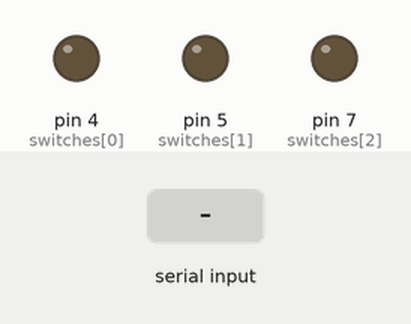
A sketch run on a simulated Arduino Uno, built with avr-gcc and run on an emulated ATmega328P. Shown: output pins drawn as LEDs (lit = HIGH). Inputs (shaded band) come from the test bench.

Above: at 2.0 s.
2.1 s: "1" received over Serial
At 3.3 s:
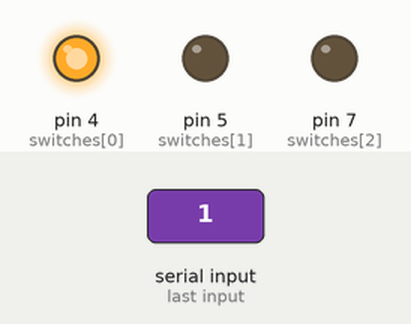
4.5 s: "2" received over Serial
At 6.0 s:
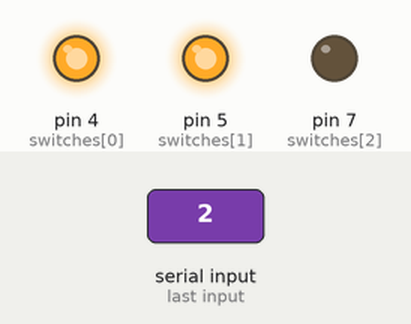
6.5 s: "1" received over Serial
At 7.6 s:
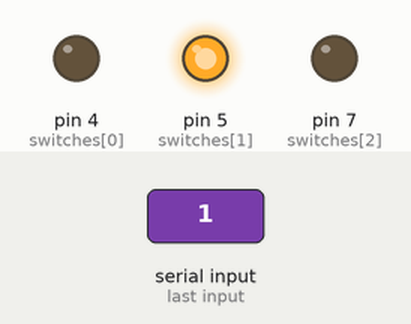
Timing chart, 0 to 9.5 s (numbered marks = the images above; inputs shaded):
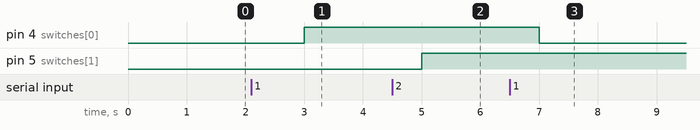

Measured:
- after the input at 2.1 s, pin 4 (switches[0]): LOW → HIGH after 0.90 s
- after the input at 4.5 s, pin 5 (switches[1]): LOW → HIGH after 0.50 s
- after the input at 6.5 s, pin 4 (switches[0]): HIGH → LOW after 0.50 s

The sketch:

Arduino_Proyecto.ino
```cpp
// Pines de salida asociados a los índices
const int switches[3] = {4, 5, 7};

// Estado actual de los switches
bool switchStates[3] = {false, false, false};

// Tiempo para manejar tareas
unsigned long lastInputTime = 0;
unsigned long lastLightCheck = 0;

// Intervalos
const unsigned long inputInterval = 1000;     // 1 segundo
const unsigned long lightInterval = 30000;    // 15 segundos

void setup() {
  Serial.begin(9600);

  // Configurar pines como salida
  for (int i = 0; i < 3; i++) {
    pinMode(switches[i], OUTPUT);
    digitalWrite(switches[i], LOW);
  }
}

void loop() {
  unsigned long currentTime = millis();

  // Verifica input cada 1 segundo
  if (currentTime - lastInputTime >= inputInterval) {
    lastInputTime = currentTime;

    if (Serial.available()) {
      char input = Serial.read();

      // Controlar switches con '1', '2', '3'
      if (input >= '1' && input <= '3') {
        int index = input - '1';  // '1' -> 0, '2' -> 1, etc.
        switchStates[index] = !switchStates[index];  // Toggle
        digitalWrite(switches[index], switchStates[index] ? HIGH : LOW);
      }
    }
  }

  // Cada minuto: medir luz ambiente
  if (currentTime - lastLightCheck >= lightInterval) {
    lastLightCheck = currentTime;

    long sum = 0;
    for (int i = 0; i < 30; i++) {
      sum += analogRead(A0);
      delay(10);  // 10 ms entre lecturas
    }

    int average = sum / 30;
    Serial.print("IntL: ");
    Serial.println(average);
  }
}
```
